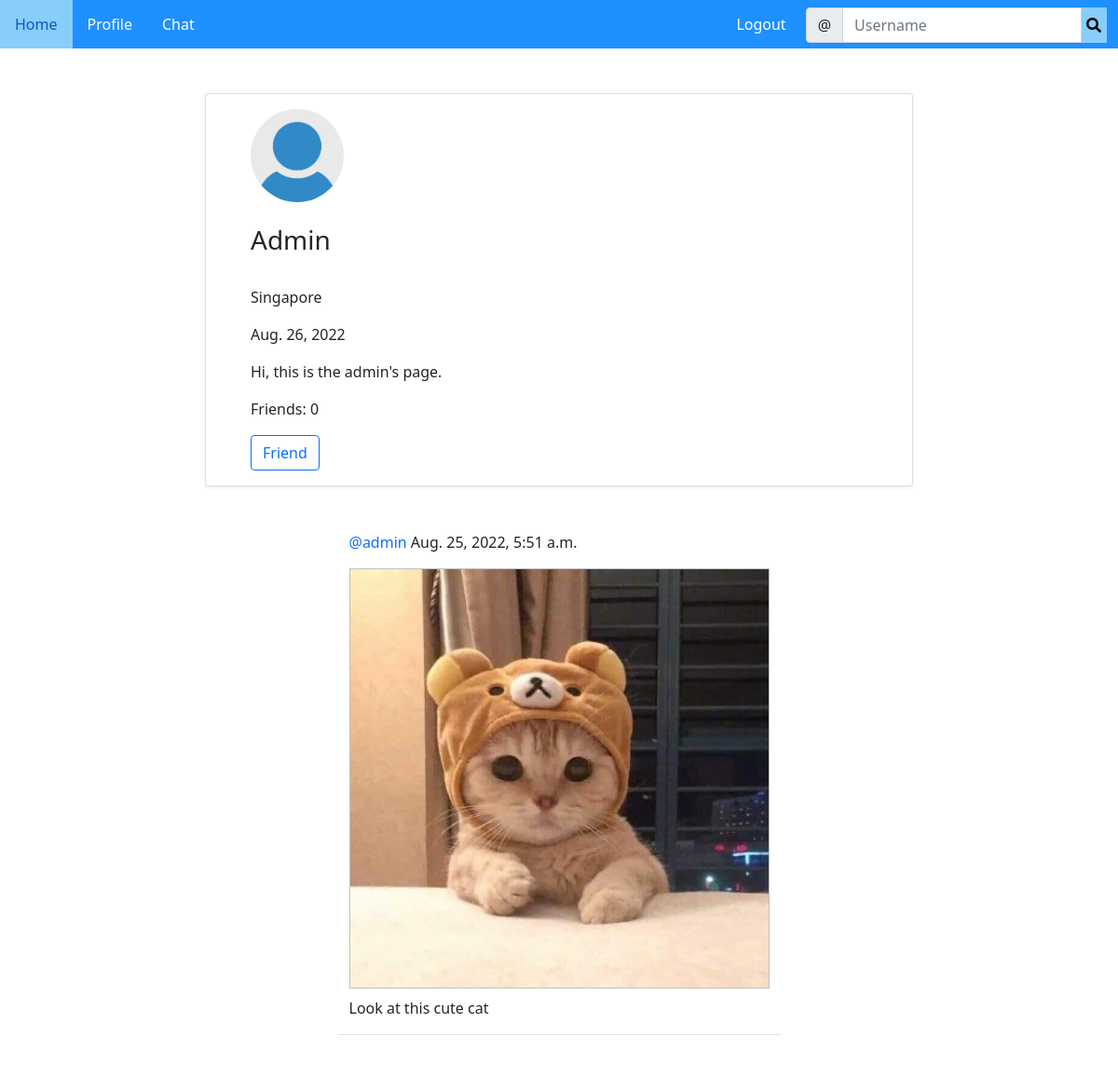
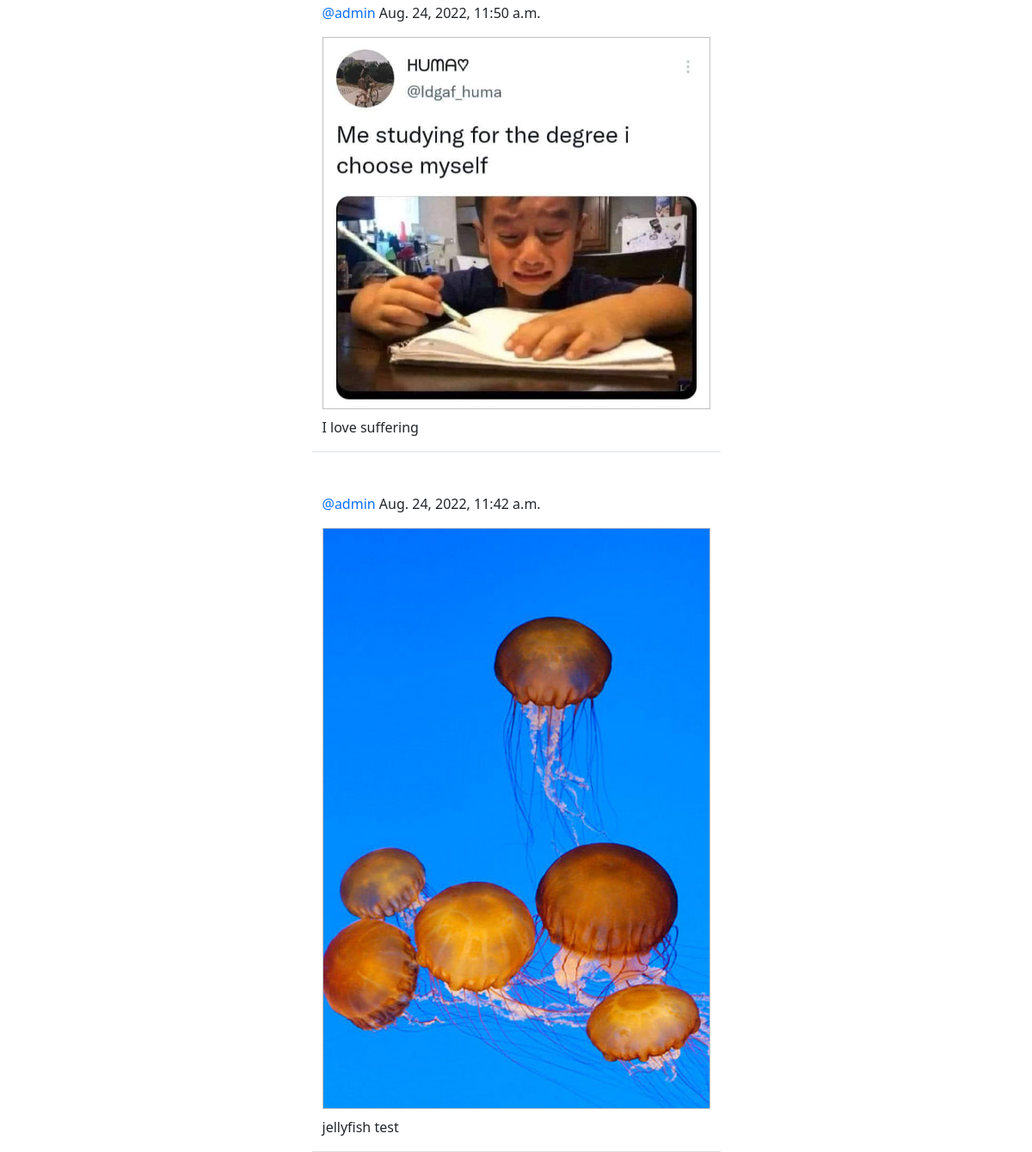
Screenshot of /profile/1/ (signed in) with the database file from the repository (2 pictures, top to bottom).
### socialApp/models.py (models this page shows)
class Profile(models.Model):
    user = models.OneToOneField(User, primary_key=True, verbose_name='user', related_name='profile', on_delete= models.CASCADE)
    name = models.CharField(max_length=30, blank=True, null=True)
    bio = models.TextField(max_length=500, blank=True, null=True)
    birthday = models.DateField(blank=True, null=True)
    location = models.CharField(max_length=100, blank=True, null=True)
    profile_image = models.ImageField(upload_to='socialApp/image/profileImage', default='socialApp/image/profileImage/default.png', blank=True)
    friends = models.ManyToManyField(User, blank=True, related_name='friends')

class Posts(models.Model):
    status = models.TextField()
    created_on = models.DateTimeField(default=timezone.now)
    publisher = models.ForeignKey(User, on_delete= models.CASCADE)
    image = models.ImageField(upload_to='socialApp/image/postImage', blank=True, null=True)

### socialApp/views.py (the view)
# urls.py: path('profile/<int:pk>/', login_required(login_url='../login/')(UserProfileView.as_view()), name='profile'),
class UserProfileView(View):
    def get(self, request, pk, *args, **kwargs):
        profile = Profile.objects.get(pk=pk)
        user = profile.user
        posts = Posts.objects.filter(publisher=user).order_by('-created_on')
        friends = profile.friends.all()
        if len(friends) == 0:
            is_a_friend = False
        for friend in friends:
            if friend == request.user:
                is_a_friend = True
                break
            else:
                is_a_friend = False
        total_friends = len(friends)
        context = {
            'profile': profile,
            'user': user,
            'posts': posts,
            'total_friends': total_friends,
            'is_a_friend': is_a_friend,
        }
        return render(request, 'social/profile.html', context)

### socialApp/templates/social/profile.html (shortened to what this page needs)
{% extends 'social/base.html' %}
{% block content %}
<div class="container">
    <div class="row justify-content-center mt-5">
        <div class="card shadow-sm col-md-8 col-sm-12 border-bottom px-5 pt-3">
            <img src="{{ profile.profile_image.url }}" class="rounded-circle" width="100" height="100" />
            {% if profile.name %}
            <h3 class="py-4">{{ profile.name }}</h3>
            {% else %}
            <h3 class="py-4">{{ user.username }}</h3>
            {% endif %}
            {% if profile.location %}
            <p>{{ profile.location }}</p>
            {% endif %}
            {% if profile.birthday %}
            <p>{{ profile.birthday }}</p>
            {% endif %}
            {% if profile.bio %}
            <p>{{ profile.bio }}</p>
            {% endif %}
            <div class="mb-3">
                <p>Friends: {{ total_friends }}</p>
                {% if user == request.user %}
                {% else %}
                {% if is_a_friend %}
                <form method="POST" action="{% url 'remove-friend' profile.pk %}">
                    {% csrf_token %}
                    <button class="btn btn-outline-danger" type="submit">UnFriend</button>
                </form>
                {% else %}
                <form method="POST" action="{% url 'add-friend' profile.pk %}">
                    <button class="btn btn-outline-primary" type="submit">Friend</button>
                </form>
            </div>
            {% endif %}
            {% endif %}
        </div>
    </div>
    {% for post in posts %}
    <div class="row justify-content-center mt-5">
        <div class="col-md-5 col-sm-12 border-bottom">
            <p><a style="text-decoration: none;" class="text-primary" href="{% url 'profile' post.publisher.profile.pk %}">@{{ post.publisher }}</a> {{ post.created_on }}</p>
            <div>
                {% if post.image %}
                <img id="home-image" src="{{post.image.url}}"/>
                {% endif %}
                <p>{{ post.status }}</p>
            </div>
        </div>
    </div>
    {% endfor %}
</div>
{% endblock content %}

### socialApp/templates/social/base.html (shortened to what this page needs)
<!doctype html>
<html lang="en">
  <head>
    <link href="https://cdn.jsdelivr.net/npm/bootstrap@5.0.2/dist/css/bootstrap.min.css" rel="stylesheet">
    <link rel="stylesheet" href="https://use.fontawesome.com/releases/v5.4.1/css/all.css">
    <link rel="stylesheet" type="text/css" href="/static/css/social.css">
  </head>
  <body>
    {% include "./navigationbar.html" %}
    {% block content %}
    {% endblock content %}
  </body>
</html>

### socialApp/templates/social/navigationbar.html
<div>
    <ul>
        <li><a href="/home/">Home</a></li>
        {% if user.is_authenticated %}
        <li><a href="{% url 'profile' request.user.profile.pk %}">Profile</a></li>
        {% else %}
        <li><a href="/login/">Profile</a></li>
        {% endif %}
        <li><a href="/chat/">Chat</a></li>
        <li style="float:right; margin-right: 1%;">
            <form class="d-flex mt-2" method="GET" action="{% url 'search-profile' %}">
                <div class="input-group">
                    <span class="input-group-text" id="basic-addon1">@</span>
                    <input type="text" class="form-control" placeholder="Username" aria-label="Username" aria-describedby="basic-addon1" name="query" value="{{ request.GET.query }}">
                    <button style="border:none; background-color: #87CEFA; box-shadow: none;" type="submit"><i class="fas fa-search"></i></button>
                </div>
            </form>
        </li>
        {% if user.is_authenticated %}
        <li style="float:right;margin-right:5px;"><a href="/logout/">Logout</a></li>
        {% endif %}
    </ul>
</div>

### socialApp/static/css/social.css (style rules this page uses)
ul { margin: 0; padding: 0; overflow: hidden; background-color: #1E90FF; }
ul li { list-style-type: none; float: left; }
ul li a { position: relative; display: block; background-color: #1E90FF; color: white; text-align: center; padding: 14px 16px; text-decoration: none; }
#home-image { width: 100%; height: auto; border-style: solid; border-width: thin; border-color:#C0C0C0; margin-bottom: 2%; }

### rows the page displays
Profile: profile_image (placeholder picture), name "Admin", location "Singapore", birthday "Aug. 26, 2022", bio "Hi, this is the admin's page."
Posts: publisher "admin", created_on "Aug. 25, 2022, 5:51 a.m.", image (picture), status "Look at this cute cat"
Posts: publisher "admin", created_on "Aug. 24, 2022, 11:50 a.m.", image (picture), status "I love suffering"
Posts: publisher "admin", created_on "Aug. 24, 2022, 11:42 a.m.", image (picture), status "jellyfish test"

### other values shown
{{ total_friends }} "0"
